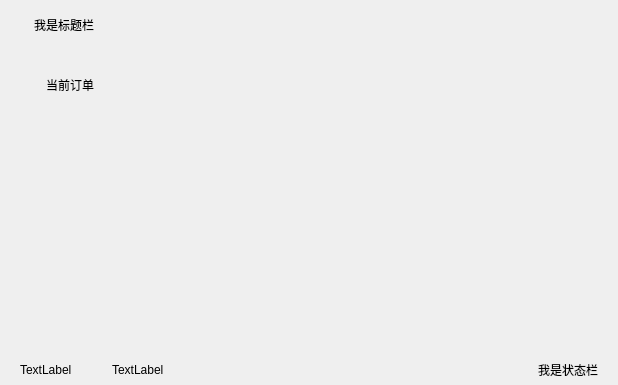
<?xml version="1.0" encoding="UTF-8"?>
<ui version="4.0">
 <class>Widget</class>
 <widget class="QWidget" name="Widget">
  <property name="geometry">
   <rect>
    <x>0</x>
    <y>0</y>
    <width>618</width>
    <height>385</height>
   </rect>
  </property>
  <property name="windowTitle">
   <string>Widget</string>
  </property>
  <layout class="QVBoxLayout" name="verticalLayout_3">
   <property name="spacing">
    <number>0</number>
   </property>
   <property name="leftMargin">
    <number>0</number>
   </property>
   <property name="topMargin">
    <number>0</number>
   </property>
   <property name="rightMargin">
    <number>0</number>
   </property>
   <property name="bottomMargin">
    <number>0</number>
   </property>
   <item>
    <layout class="QVBoxLayout" name="verticalLayout_2">
     <property name="spacing">
      <number>0</number>
     </property>
     <item>
      <widget class="QWidget" name="widget_title" native="true">
       <property name="sizePolicy">
        <sizepolicy hsizetype="Preferred" vsizetype="Maximum">
         <horstretch>0</horstretch>
         <verstretch>0</verstretch>
        </sizepolicy>
       </property>
       <property name="minimumSize">
        <size>
         <width>100</width>
         <height>50</height>
        </size>
       </property>
       <property name="mouseTracking">
        <bool>false</bool>
       </property>
       <layout class="QHBoxLayout" name="horizontalLayout_2" stretch="0,0,0">
        <property name="spacing">
         <number>4</number>
        </property>
        <property name="sizeConstraint">
         <enum>QLayout::SetNoConstraint</enum>
        </property>
        <property name="leftMargin">
         <number>0</number>
        </property>
        <property name="topMargin">
         <number>0</number>
        </property>
        <property name="rightMargin">
         <number>0</number>
        </property>
        <property name="bottomMargin">
         <number>0</number>
        </property>
        <item>
         <widget class="QLabel" name="lab_Ico">
          <property name="sizePolicy">
           <sizepolicy hsizetype="Minimum" vsizetype="Preferred">
            <horstretch>0</horstretch>
            <verstretch>0</verstretch>
           </sizepolicy>
          </property>
          <property name="minimumSize">
           <size>
            <width>30</width>
            <height>0</height>
           </size>
          </property>
          <property name="text">
           <string/>
          </property>
          <property name="alignment">
           <set>Qt::AlignCenter</set>
          </property>
         </widget>
        </item>
        <item>
         <widget class="QLabel" name="lab_Title">
          <property name="sizePolicy">
           <sizepolicy hsizetype="Expanding" vsizetype="Preferred">
            <horstretch>0</horstretch>
            <verstretch>0</verstretch>
           </sizepolicy>
          </property>
          <property name="styleSheet">
           <string notr="true">font: 75 20pt &quot;楷体&quot;;</string>
          </property>
          <property name="text">
           <string>我是标题栏</string>
          </property>
          <property name="alignment">
           <set>Qt::AlignLeading|Qt::AlignLeft|Qt::AlignVCenter</set>
          </property>
         </widget>
        </item>
        <item>
         <widget class="QWidget" name="widget_menu" native="true">
          <property name="sizePolicy">
           <sizepolicy hsizetype="Minimum" vsizetype="Preferred">
            <horstretch>0</horstretch>
            <verstretch>0</verstretch>
           </sizepolicy>
          </property>
          <layout class="QHBoxLayout" name="horizontalLayout">
           <property name="spacing">
            <number>0</number>
           </property>
           <property name="leftMargin">
            <number>0</number>
           </property>
           <property name="topMargin">
            <number>0</number>
           </property>
           <property name="rightMargin">
            <number>0</number>
           </property>
           <property name="bottomMargin">
            <number>0</number>
           </property>
           <item>
            <widget class="QPushButton" name="btnMenu">
             <property name="sizePolicy">
              <sizepolicy hsizetype="Minimum" vsizetype="Expanding">
               <horstretch>0</horstretch>
               <verstretch>0</verstretch>
              </sizepolicy>
             </property>
             <property name="minimumSize">
              <size>
               <width>31</width>
               <height>0</height>
              </size>
             </property>
             <property name="cursor">
              <cursorShape>ArrowCursor</cursorShape>
             </property>
             <property name="focusPolicy">
              <enum>Qt::NoFocus</enum>
             </property>
             <property name="toolTip">
              <string>菜单</string>
             </property>
             <property name="text">
              <string/>
             </property>
             <property name="flat">
              <bool>true</bool>
             </property>
            </widget>
           </item>
           <item>
            <widget class="QPushButton" name="btnMenu_Min">
             <property name="sizePolicy">
              <sizepolicy hsizetype="Minimum" vsizetype="Expanding">
               <horstretch>0</horstretch>
               <verstretch>0</verstretch>
              </sizepolicy>
             </property>
             <property name="minimumSize">
              <size>
               <width>31</width>
               <height>0</height>
              </size>
             </property>
             <property name="cursor">
              <cursorShape>ArrowCursor</cursorShape>
             </property>
             <property name="focusPolicy">
              <enum>Qt::NoFocus</enum>
             </property>
             <property name="toolTip">
              <string>最小化</string>
             </property>
             <property name="text">
              <string/>
             </property>
             <property name="flat">
              <bool>true</bool>
             </property>
            </widget>
           </item>
           <item>
            <widget class="QPushButton" name="btnMenu_Max">
             <property name="sizePolicy">
              <sizepolicy hsizetype="Minimum" vsizetype="Expanding">
               <horstretch>0</horstretch>
               <verstretch>0</verstretch>
              </sizepolicy>
             </property>
             <property name="minimumSize">
              <size>
               <width>31</width>
               <height>0</height>
              </size>
             </property>
             <property name="cursor">
              <cursorShape>ArrowCursor</cursorShape>
             </property>
             <property name="focusPolicy">
              <enum>Qt::NoFocus</enum>
             </property>
             <property name="toolTip">
              <string>最大化</string>
             </property>
             <property name="text">
              <string/>
             </property>
             <property name="flat">
              <bool>true</bool>
             </property>
            </widget>
           </item>
           <item>
            <widget class="QPushButton" name="btnMenu_Close">
             <property name="sizePolicy">
              <sizepolicy hsizetype="Minimum" vsizetype="Expanding">
               <horstretch>0</horstretch>
               <verstretch>0</verstretch>
              </sizepolicy>
             </property>
             <property name="minimumSize">
              <size>
               <width>40</width>
               <height>0</height>
              </size>
             </property>
             <property name="cursor">
              <cursorShape>ArrowCursor</cursorShape>
             </property>
             <property name="focusPolicy">
              <enum>Qt::NoFocus</enum>
             </property>
             <property name="toolTip">
              <string>关闭</string>
             </property>
             <property name="text">
              <string/>
             </property>
             <property name="flat">
              <bool>true</bool>
             </property>
            </widget>
           </item>
          </layout>
         </widget>
        </item>
       </layout>
      </widget>
     </item>
     <item>
      <layout class="QHBoxLayout" name="horizontalLayout_4">
       <property name="spacing">
        <number>0</number>
       </property>
       <item>
        <widget class="QWidget" name="widget_left" native="true">
         <property name="sizePolicy">
          <sizepolicy hsizetype="Maximum" vsizetype="Preferred">
           <horstretch>0</horstretch>
           <verstretch>0</verstretch>
          </sizepolicy>
         </property>
         <property name="minimumSize">
          <size>
           <width>140</width>
           <height>0</height>
          </size>
         </property>
         <layout class="QVBoxLayout" name="verticalLayout">
          <property name="spacing">
           <number>16</number>
          </property>
          <property name="leftMargin">
           <number>15</number>
          </property>
          <property name="topMargin">
           <number>15</number>
          </property>
          <property name="rightMargin">
           <number>10</number>
          </property>
          <property name="bottomMargin">
           <number>0</number>
          </property>
          <item>
           <widget class="QToolButton" name="tbn_order">
            <property name="sizePolicy">
             <sizepolicy hsizetype="Maximum" vsizetype="Expanding">
              <horstretch>0</horstretch>
              <verstretch>0</verstretch>
             </sizepolicy>
            </property>
            <property name="minimumSize">
             <size>
              <width>110</width>
              <height>40</height>
             </size>
            </property>
            <property name="maximumSize">
             <size>
              <width>16777215</width>
              <height>50</height>
             </size>
            </property>
            <property name="text">
             <string>当前订单</string>
            </property>
            <property name="autoRaise">
             <bool>true</bool>
            </property>
           </widget>
          </item>
          <item>
           <spacer name="verticalSpacer">
            <property name="orientation">
             <enum>Qt::Vertical</enum>
            </property>
            <property name="sizeHint" stdset="0">
             <size>
              <width>20</width>
              <height>282</height>
             </size>
            </property>
           </spacer>
          </item>
         </layout>
        </widget>
       </item>
       <item>
        <widget class="QStackedWidget" name="stackedWidget">
         <property name="styleSheet">
          <string notr="true"/>
         </property>
         <property name="currentIndex">
          <number>0</number>
         </property>
         <widget class="QWidget" name="page"/>
         <widget class="QWidget" name="page_2"/>
        </widget>
       </item>
      </layout>
     </item>
     <item>
      <widget class="QWidget" name="widget_status" native="true">
       <property name="minimumSize">
        <size>
         <width>0</width>
         <height>30</height>
        </size>
       </property>
       <layout class="QHBoxLayout" name="horizontalLayout_3">
        <property name="spacing">
         <number>0</number>
        </property>
        <property name="leftMargin">
         <number>0</number>
        </property>
        <property name="topMargin">
         <number>0</number>
        </property>
        <property name="rightMargin">
         <number>0</number>
        </property>
        <property name="bottomMargin">
         <number>0</number>
        </property>
        <item>
         <spacer name="horizontalSpacer">
          <property name="orientation">
           <enum>Qt::Horizontal</enum>
          </property>
          <property name="sizeType">
           <enum>QSizePolicy::Maximum</enum>
          </property>
          <property name="sizeHint" stdset="0">
           <size>
            <width>20</width>
            <height>20</height>
           </size>
          </property>
         </spacer>
        </item>
        <item>
         <widget class="QLabel" name="label">
          <property name="styleSheet">
           <string notr="true">font: 75 14pt &quot;楷体&quot;;</string>
          </property>
          <property name="text">
           <string>TextLabel</string>
          </property>
         </widget>
        </item>
        <item>
         <spacer name="horizontalSpacer_4">
          <property name="orientation">
           <enum>Qt::Horizontal</enum>
          </property>
          <property name="sizeType">
           <enum>QSizePolicy::Maximum</enum>
          </property>
          <property name="sizeHint" stdset="0">
           <size>
            <width>40</width>
            <height>20</height>
           </size>
          </property>
         </spacer>
        </item>
        <item>
         <widget class="QLabel" name="label_remard">
          <property name="styleSheet">
           <string notr="true">font: 75 14pt &quot;楷体&quot;;</string>
          </property>
          <property name="text">
           <string>TextLabel</string>
          </property>
         </widget>
        </item>
        <item>
         <spacer name="horizontalSpacer_3">
          <property name="orientation">
           <enum>Qt::Horizontal</enum>
          </property>
          <property name="sizeHint" stdset="0">
           <size>
            <width>40</width>
            <height>20</height>
           </size>
          </property>
         </spacer>
        </item>
        <item>
         <widget class="QLabel" name="lab_Info">
          <property name="styleSheet">
           <string notr="true">font: 75 14pt &quot;楷体&quot;;</string>
          </property>
          <property name="text">
           <string>我是状态栏</string>
          </property>
         </widget>
        </item>
        <item>
         <spacer name="horizontalSpacer_2">
          <property name="orientation">
           <enum>Qt::Horizontal</enum>
          </property>
          <property name="sizeType">
           <enum>QSizePolicy::Maximum</enum>
          </property>
          <property name="sizeHint" stdset="0">
           <size>
            <width>20</width>
            <height>20</height>
           </size>
          </property>
         </spacer>
        </item>
       </layout>
      </widget>
     </item>
    </layout>
   </item>
  </layout>
 </widget>
 <layoutdefault spacing="6" margin="11"/>
 <resources/>
 <connections/>
</ui>
